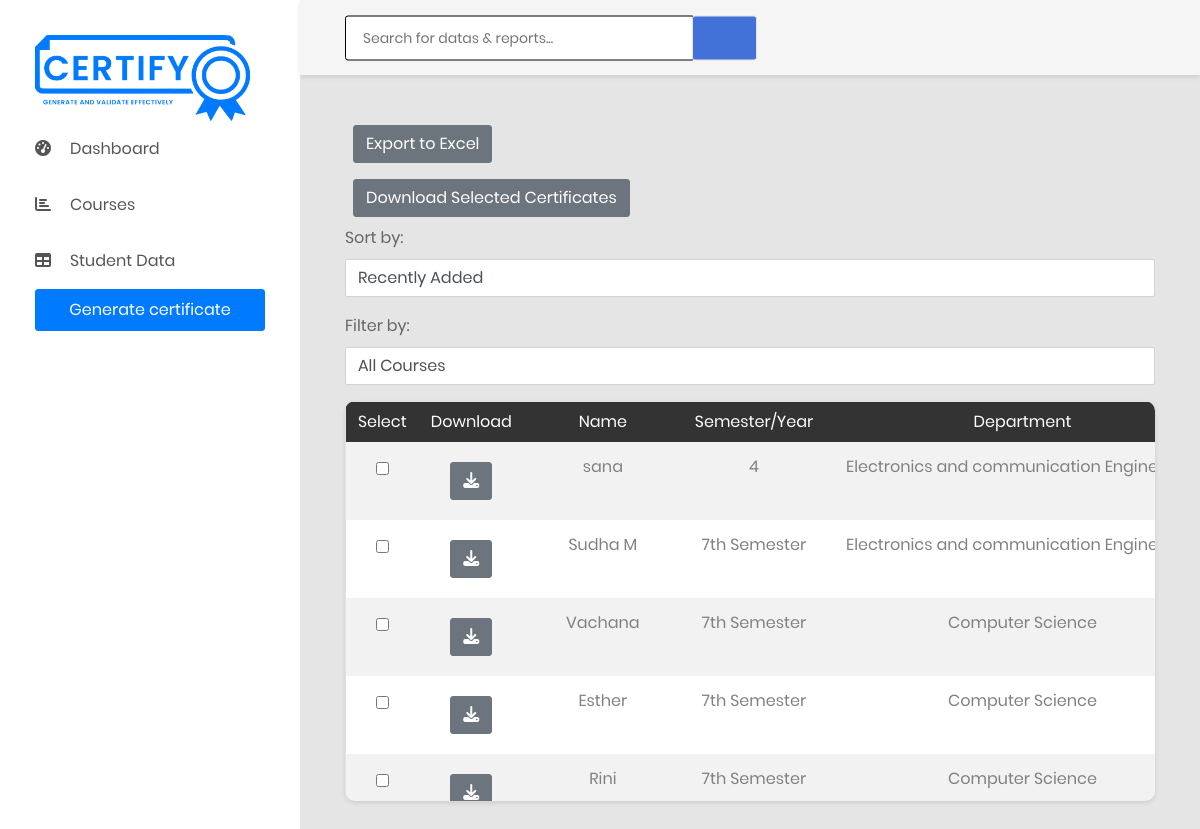
The page /certificate/display-iv-student/ (signed in) on the database as committed earlier.
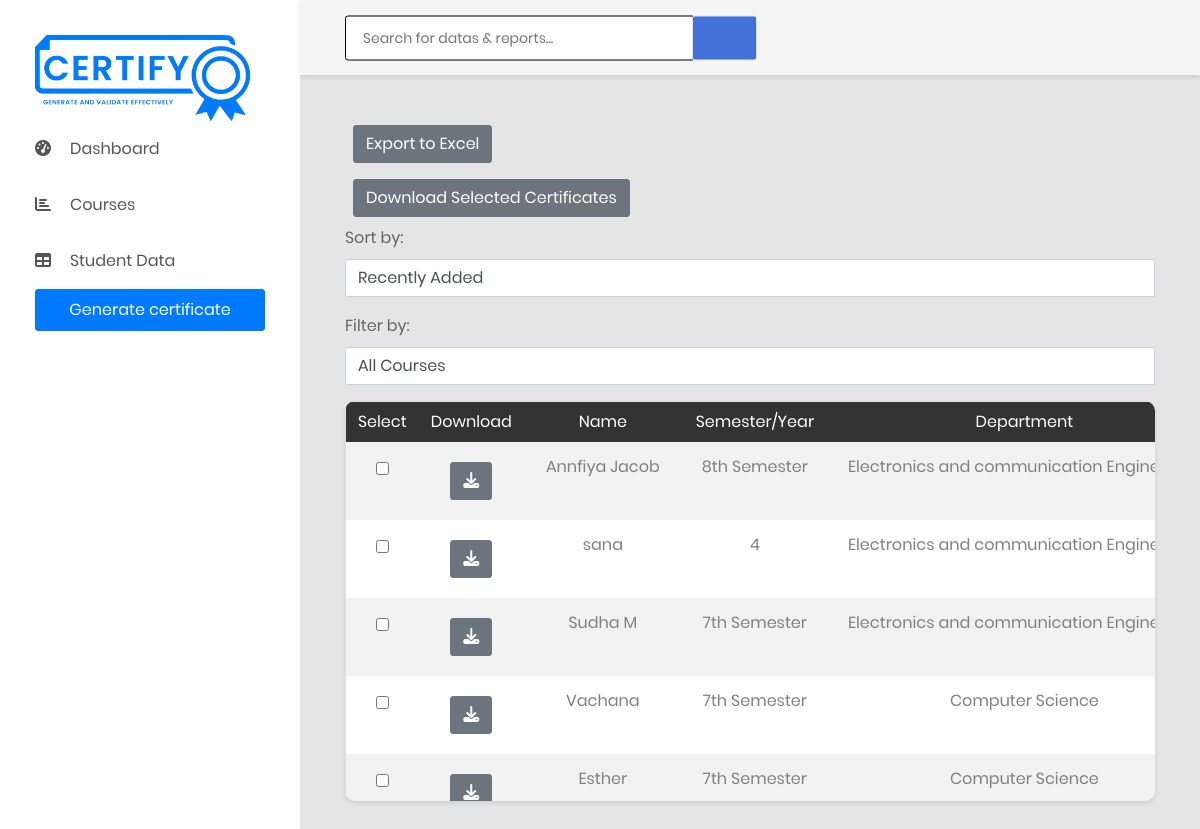
The same page on the database as committed later.
### certificate_app/models.py (models this page shows, shortened)
class StudentIV(models.Model):
    name = models.CharField(max_length=255, blank=True, default='')
    sem_year =models.CharField(max_length=100, blank=True, default='')
    dept =models.CharField(max_length=255, blank=True, null=True, default='')
    college_name = models.CharField(max_length=255, blank=True, default='')
    duration = models.CharField(max_length=255, blank=True, default='')
    mentor_name = models.CharField(max_length=255, blank=True, default='')
    conducted_date = models.DateField(default=timezone.now)
    issued_date = models.DateField(default=timezone.now)
    created_at = models.DateTimeField( default=timezone.now)  # Add this field to store creation time
    certificate_type = models.ForeignKey(CertificateTypes, on_delete=models.CASCADE,  null=True)
    course= models.ForeignKey(Course, on_delete=models.CASCADE, null=True)
    certificate_number = models.CharField(max_length=20, null=True, blank=True)  # Changed field name to certificate_number

### certificate_app/views.py (the view)
# urls.py: path('display-iv-student/', views.display_iv_students, name='display_iv_students'),
@login_required(login_url='login')
def display_iv_students(request):
    students_iv = StudentIV.objects.all().order_by('-created_at')
    courses=Course.objects.all()
    certificate_types = CertificateTypes.objects.all()
    certificate_courses = {}
    certificate_numbers = {}
    for certificate_type_instance in certificate_types:
        certificate_type_pk = certificate_type_instance.pk
        current_courses = certificate_type_instance.courses.all()
        certificate_courses[certificate_type_pk] = current_courses
        for course_instance in current_courses:
            certificate_types_related_to_course = course_instance.certificate_types.all()
            for certificate_type_instance_related_to_course in certificate_types_related_to_course:
                certificate_type_pk_related_to_course = certificate_type_instance_related_to_course.pk
    current_year = datetime.now().strftime("%Y")
    for student in students_iv:
        number = student.certificate_number
        current_year = datetime.now().strftime("%Y")
        certificate_number = f"SRC/{current_year}/{number}"
        certificate_numbers[student.id] = certificate_number  # Map student ID to certificate number
    print(certificate_numbers)
    context = {
        'students_iv': students_iv,
        'certificate_types': certificate_types,
        'courses': courses,
        'certificate_id_number': certificate_numbers,  # Include the certificate numbers in the context
    }
    return render(request, 'table_iv.html', context)

### certificate_app/models.py (called while the page is built)
    def __str__(self):
        return self.course_name if self.course_name else ''

### templates/table_iv.html (shortened to what this page needs)
{% extends 'base.html' %}
{% load static %}
{% block body %}
<div class="main-content">
    <div class="section__content section__content--p30">
        <div class="container">
            <div class="row">
                <div class="col-lg-12 text-justify">
                </div>
                <div class="col-lg-12">
                    <button class="btn btn-secondary m-2"  onclick="exportToExcel()">Export to Excel</button>
                    <form action="{% url 'download_selected_certificates' %}" method="post" class="mb-3">
                        <button type="submit" class="btn btn-secondary m-2">Download Selected Certificates</button>
                        <div class="mb-3">
                            <label for="sort_order">Sort by:</label>
                            <select id="sort_order" class="form-control" onchange="sortStudents()">
                                <option value="recent">Recently Added</option>
                            </select>
                        </div>
                        <div class="mb-3">
                            <label for="sort_order">Filter by:</label>
                            <div class="mb-3">
                                <select id="courseDropdown" class="form-control" onchange="filterStudents()">
                                    <option value="">All Courses</option>
                                </select>
                            </div>
                        </div>
                        <div class="table-responsive table--no-card m-b-30">
                            <table class="table table-borderless table-striped table-earning">
                                <thead>
                                    <tr>
                                        <th>Select</th>
                                        <th>Download</th>
                                        <th>Name</th>
                                        <th>Semester/Year</th>
                                        <th>Department</th>
                                    </tr>
                                </thead>
                                <tbody id="student_table_body">
                                    {% for student in students_iv %}
                                    <tr>
                                        <td><input type="checkbox" name="selected_students" value="{{ student.id }}"
                                                class="m-2"></td>
                                        <td>
                                            <a href="{% url 'render_pdf_industrialvisit' student.id %}"
                                                class="btn btn-secondary m-2"><i class="fas fa-download"></i>
                                            </a>
                                        </td>
                                        <td>{{ student.name }}</td>
                                        <td>{{ student.sem_year }}</td>
                                        <td>{{ student.dept }}</td>
                                    </tr>
                                    {% endfor %}
                                </tbody>
                            </table>
                        </div>
                    </form>
                </div>
            </div>
        </div>
    </div>
</div>
{% endblock %}

Rows that differ between the two databases and show on the page:
no longer on this page (row unchanged): StudentIV: name "Rini", sem_year "7th Semester", dept "Computer Science"
added StudentIV: name "Annfiya Jacob", sem_year "8th Semester", dept "Electronics and communication…"
